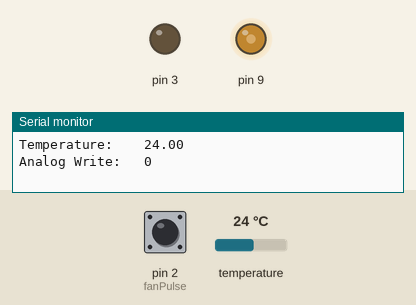
This sketch was run on a simulated Arduino Uno, built with avr-gcc and run on an emulated ATmega328P. On the bench: output pins drawn as LEDs (lit = HIGH), the last lines printed to the serial monitor. The inputs (shaded band) are chosen by the test bench; at power-on: temperature 24 °C, pin 2 (fanPulse) HIGH.

Above: at 6.5 s.
6.6 s: temperature set to 33 °C
At 8.1 s:
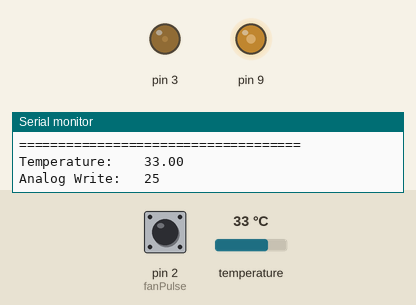
9.0 s: temperature set to 41 °C
At 15.8 s:
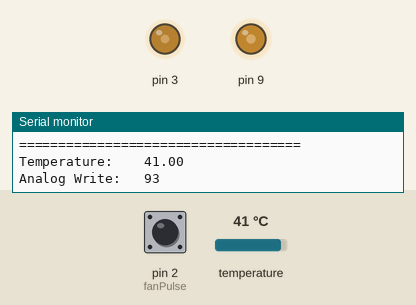
Timing chart, 0 to 17.3 s (numbered marks = the images above; inputs shaded):
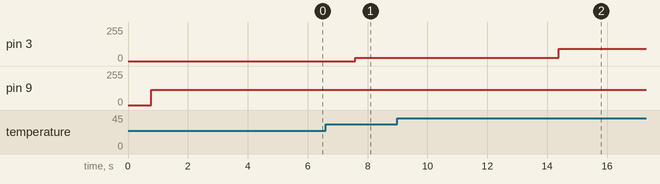

Measured:
- after the input at 6.6 s, pin 3: 0/255 → 25/255 after 0.98 s
- after the input at 9.0 s, pin 3: 25/255 → 93/255 after 5.4 s

The sketch:

arduino.ino
```cpp
#include <OneWire.h>
#include <DallasTemperature.h>

#define MIN_TEMP 30.0
#define MAX_TEMP 60.0

int potPin = 2;    // select the input pin for the potentiometer

int fanPulse = 2;

int sleep_ms = 5000;

// DS18S20 Temperature chip i/o
OneWire ds(10);  // on pin 10

DallasTemperature tmp(&ds);

void setup(void) {
  Serial.begin(9600);

  tmp.begin();

  pinMode(fanPulse, INPUT);
  digitalWrite(fanPulse, HIGH);
}

void loop(void) {
  tmp.requestTemperatures();
  double temp = tmp.getTempCByIndex(0);
  Serial.print("Temperature:    ");
  Serial.println(temp);

  //int val = analogRead(potPin) / 4;    // read the value from the sensor
  int val;
  if(temp < MIN_TEMP)
    val = 0;
  else if(temp > MAX_TEMP)
    val = 255;
  else
    val = (int)(((temp - (double)MIN_TEMP) / ((double)MAX_TEMP-(double)MIN_TEMP)) * 255.0);

  Serial.print("Analog Write:   ");
  analogWrite(3, val);
  analogWrite(9, max(116, val));
  Serial.println(val);
  delay(sleep_ms);
  readPulse();
}

void readPulse() {
  double pulseDuration = (double)(pulseIn(fanPulse, LOW) * 1E-3); // ms
  double frequency = 1.0E3 / pulseDuration;

  Serial.print("Pulse Duration: ");
  Serial.println(pulseDuration);
  Serial.print("Freq. (Hz):     ");
  Serial.println(frequency / 2);
  Serial.print("RPM:            ");
  Serial.println(frequency / 2 * 60);
  Serial.println("====================================");

}
```
